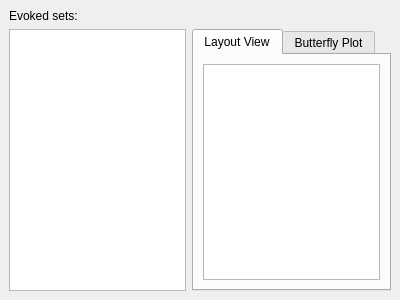
<?xml version="1.0" encoding="UTF-8"?>
<ui version="4.0">
 <class>AverageWindow</class>
 <widget class="QDockWidget" name="AverageWindow">
  <property name="geometry">
   <rect>
    <x>0</x>
    <y>0</y>
    <width>400</width>
    <height>300</height>
   </rect>
  </property>
  <property name="allowedAreas">
   <set>Qt::BottomDockWidgetArea</set>
  </property>
  <property name="windowTitle">
   <string>Averages</string>
  </property>
  <widget class="QWidget" name="dockWidgetContents">
   <layout class="QGridLayout" name="gridLayout_7">
    <item row="1" column="1">
     <widget class="QTabWidget" name="tabWidget">
      <property name="currentIndex">
       <number>0</number>
      </property>
      <widget class="QWidget" name="tab">
       <attribute name="title">
        <string>Layout View</string>
       </attribute>
       <layout class="QGridLayout" name="gridLayout_2">
        <item row="0" column="0">
         <layout class="QGridLayout" name="gridLayout">
          <item row="0" column="0">
           <widget class="QGraphicsView" name="m_graphicsView_layout"/>
          </item>
         </layout>
        </item>
       </layout>
      </widget>
      <widget class="QWidget" name="tab_3">
       <attribute name="title">
        <string>Butterfly Plot</string>
       </attribute>
       <layout class="QGridLayout" name="gridLayout_6">
        <item row="0" column="0">
         <layout class="QGridLayout" name="gridLayout_5">
          <item row="0" column="0">
           <widget class="QGraphicsView" name="m_graphicsView_butterflyPlot"/>
          </item>
         </layout>
        </item>
       </layout>
      </widget>
     </widget>
    </item>
    <item row="0" column="0">
     <widget class="QLabel" name="m_label_EvokedSets">
      <property name="text">
       <string>Evoked sets:</string>
      </property>
     </widget>
    </item>
    <item row="1" column="0">
     <widget class="QTableView" name="m_tableView_loadedSets">
      <property name="sizePolicy">
       <sizepolicy hsizetype="Expanding" vsizetype="Preferred">
        <horstretch>0</horstretch>
        <verstretch>0</verstretch>
       </sizepolicy>
      </property>
     </widget>
    </item>
   </layout>
  </widget>
 </widget>
 <resources/>
 <connections/>
</ui>
